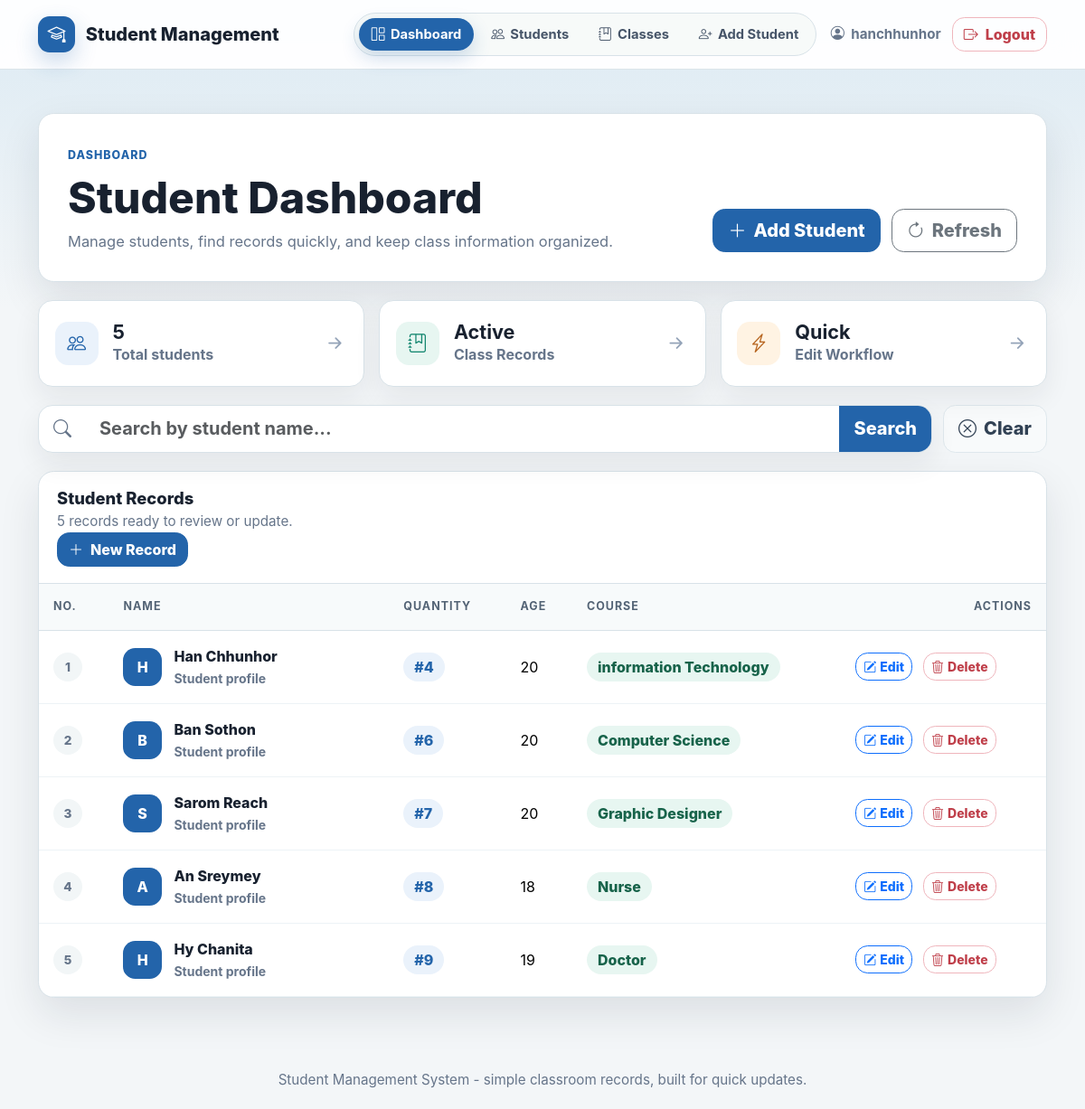
The page / (signed in) on the database its author committed.
### students/models.py (models this page shows, shortened)
class Student(models.Model):
    name = models.CharField(max_length=100)
    age = models.IntegerField()
    course = models.CharField(max_length=100)

### students/views.py (the view)
# urls.py: path('', views.student_list, name='student_list'),
@login_required(login_url='students:login')
def student_list(request):
    students = Student.objects.all()
    return render(request, 'students/list.html', {'students': students})

### students/templates/students/list.html (shortened to what this page needs)
{% extends 'students/base.html' %}
{% block content %}
<div class="page-heading">
  <div>
    <span class="eyebrow">Dashboard</span>
    <h1>Student Dashboard</h1>
    <p>Manage students, find records quickly, and keep class information organized.</p>
  </div>
  <div class="page-actions">
    <a href="{% url 'students:add_student' %}" class="btn btn-primary btn-lg">
      <i class="bi bi-plus-lg me-2"></i>Add Student
    </a>
    <a href="{% url 'students:student_list' %}" class="btn btn-outline-secondary btn-lg">
      <i class="bi bi-arrow-clockwise me-2"></i>Refresh
    </a>
  </div>
</div>
<div class="summary-grid">
  <a href="{% url 'students:total_students' %}" class="summary-card">
    <span class="summary-icon"><i class="bi bi-people"></i></span>
    <div>
      <strong>{{ students|length }}</strong>
      <span>Total students</span>
    </div>
    <i class="bi bi-arrow-right-short summary-arrow"></i>
  </a>
  <a href="{% url 'students:class_records' %}" class="summary-card">
    <span class="summary-icon green"><i class="bi bi-journal-bookmark"></i></span>
    <div>
      <strong>Active</strong>
      <span>Class Records</span>
    </div>
    <i class="bi bi-arrow-right-short summary-arrow"></i>
  </a>
  <a href="{% url 'students:edit_workflow' %}" class="summary-card">
    <span class="summary-icon orange"><i class="bi bi-lightning-charge"></i></span>
    <div>
      <strong>Quick</strong>
      <span>Edit Workflow</span>
    </div>
    <i class="bi bi-arrow-right-short summary-arrow"></i>
  </a>
</div>
<div class="list-toolbar">
  <form method="get" action="{% url 'students:search_student' %}" class="search-bar">
    <div class="input-group input-group-lg">
      <span class="input-group-text"><i class="bi bi-search"></i></span>
      <input
        type="search"
        id="student-search"
        name="q"
        class="form-control"
        placeholder="Search by student name..."
        value="{{ request.GET.q }}"
      />
      <button class="btn btn-primary" type="submit">Search</button>
    </div>
  </form>
  <a href="{% url 'students:student_list' %}" class="btn btn-light btn-lg">
    <i class="bi bi-x-circle me-2"></i>Clear
  </a>
</div>
<div class="table-shell">
  <div class="section-header">
    <div>
      <h2>Student Records</h2>
      <p>{{ students|length }} record{{ students|length|pluralize }} ready to review or update.</p>
    </div>
    <a href="{% url 'students:add_student' %}" class="btn btn-primary">
      <i class="bi bi-plus-lg me-2"></i>New Record
    </a>
  </div>
  <div class="table-responsive">
    <table class="table student-table align-middle mb-0">
      <thead>
        <tr>
          <th scope="col">No.</th>
          <th scope="col">Name</th>
          <th scope="col">Quantity</th>
          <th scope="col">Age</th>
          <th scope="col">Course</th>
          <th scope="col" class="text-end">Actions</th>
        </tr>
      </thead>
      <tbody>
        {% for student in students %}
        <tr>
          <td><span class="row-number">{{ forloop.counter }}</span></td>
          <td>
            <div class="student-identity">
              <span class="avatar">{{ student.name|first|upper }}</span>
              <div>
                <div class="student-name">{{ student.name }}</div>
                <small>Student profile</small>
              </div>
            </div>
          </td>
          <td><span class="id-pill">#{{ student.id }}</span></td>
          <td>{{ student.age }}</td>
          <td><span class="course-pill">{{ student.course }}</span></td>
          <td>
            <div class="table-actions">
              <a
                href="{% url 'students:update_student' student.id %}"
                class="btn btn-outline-primary btn-sm"
              >
                <i class="bi bi-pencil-square me-1"></i>Edit
              </a>
              <a
                href="{% url 'students:delete_student' student.id %}"
                class="btn btn-outline-danger btn-sm"
                onclick="return confirm('Delete {{ student.name }}?')"
              >
                <i class="bi bi-trash3 me-1"></i>Delete
              </a>
            </div>
          </td>
        </tr>
        {% endfor %}
      </tbody>
    </table>
  </div>
</div>
{% endblock %}

### students/templates/students/base.html (shortened to what this page needs)
{% load static %}
<!doctype html>
<html lang="en">
  <head>
    <link
      href="https://cdn.jsdelivr.net/npm/bootstrap@5.3.3/dist/css/bootstrap.min.css"
      rel="stylesheet"
    />
    <link
      href="https://cdn.jsdelivr.net/npm/bootstrap-icons@1.10.0/font/bootstrap-icons.css"
      rel="stylesheet"
    />
    <link rel="stylesheet" href="{% static 'students/css/style.css' %}" />
  </head>
  <body>
    <div class="app-shell min-vh-100 d-flex flex-column">
      <header class="app-header">
        <nav class="navbar navbar-expand-lg">
          <div class="container">
            <a class="navbar-brand" href="{% url 'students:student_list' %}">
              <span class="brand-mark"><i class="bi bi-mortarboard"></i></span>
              <span>Student Management</span>
            </a>
            <div class="nav-links">
              <a
                href="{% url 'students:student_list' %}"
                class="{% if request.resolver_match.url_name == 'student_list' %}active{% endif %}"
              >
                <i class="bi bi-grid-1x2"></i> Dashboard
              </a>
              <a
                href="{% url 'students:total_students' %}"
                class="{% if request.resolver_match.url_name == 'total_students' %}active{% endif %}"
              >
                <i class="bi bi-people"></i> Students
              </a>
              <a
                href="{% url 'students:class_records' %}"
                class="{% if request.resolver_match.url_name == 'class_records' %}active{% endif %}"
              >
                <i class="bi bi-journal-bookmark"></i> Classes
              </a>
              <a
                href="{% url 'students:add_student' %}"
                class="{% if request.resolver_match.url_name == 'add_student' %}active{% endif %}"
              >
                <i class="bi bi-person-plus"></i> Add Student
              </a>
            </div>
            <div class="header-actions">
              {% if user.is_authenticated %}
              <span class="signed-in">
                <i class="bi bi-person-circle"></i>
                {{ user.username }}
              </span>
              <a href="{% url 'students:logout' %}" class="btn btn-outline-danger">
                <i class="bi bi-box-arrow-right me-2"></i>Logout
              </a>
              {% else %}
              <a href="{% url 'students:login' %}" class="btn btn-primary">
                <i class="bi bi-box-arrow-in-right me-2"></i>Login
              </a>
              {% endif %}
            </div>
          </div>
        </nav>
      </header>
      <main class="flex-fill">
        <div class="container app-main">
          {% block content %}{% endblock %}
        </div>
      </main>
      <footer class="app-footer">
        <div class="container">
          Student Management System - simple classroom records, built for quick updates.
        </div>
      </footer>
    </div>
  </body>
</html>

### rows shown on the page
Student: name|first "H", name "Han Chhunhor", id "4", age "20", course "information Technology"
Student: name|first "B", name "Ban Sothon", id "6", age "20", course "Computer Science"
Student: name|first "S", name "Sarom Reach", id "7", age "20", course "Graphic Designer"
Student: name|first "A", name "An Sreymey", id "8", age "18", course "Nurse"
Student: name|first "H", name "Hy Chanita", id "9", age "19", course "Doctor"

### other values the page prints
{{ user.username }} "hanchhunhor"
{{ students|length }} "5"
